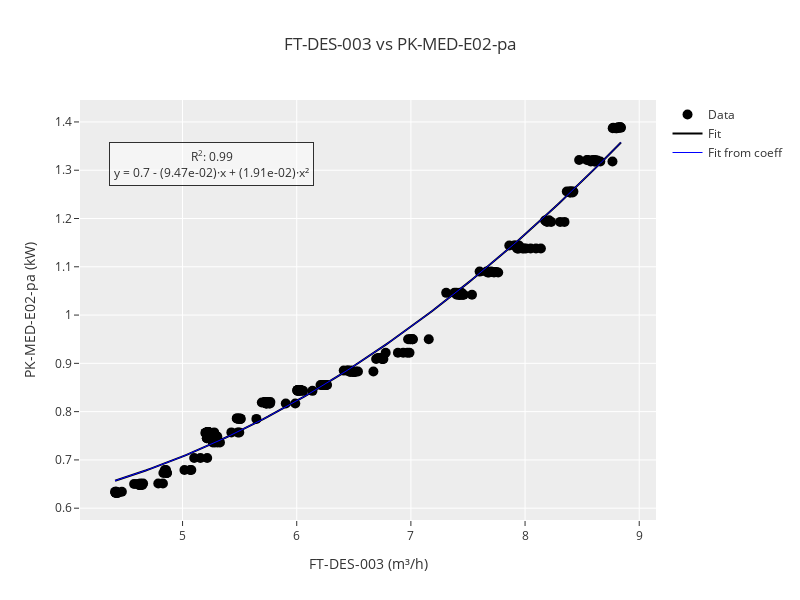

The notebook cell saved with this chart:
### Code cell
if df['PK-MED-E02-pa'].max() > 1e3: 
    df['PK-MED-E02-pa'] = df['PK-MED-E02-pa'] * 1e-3  # W to kW
fit, fig = fit_data(df=df.iloc[xrange], x_var='FT-DES-003', y_var='PK-MED-E02-pa', x_var_unit='m³/h', y_var_unit='kW', degree=2)
fig.show()
